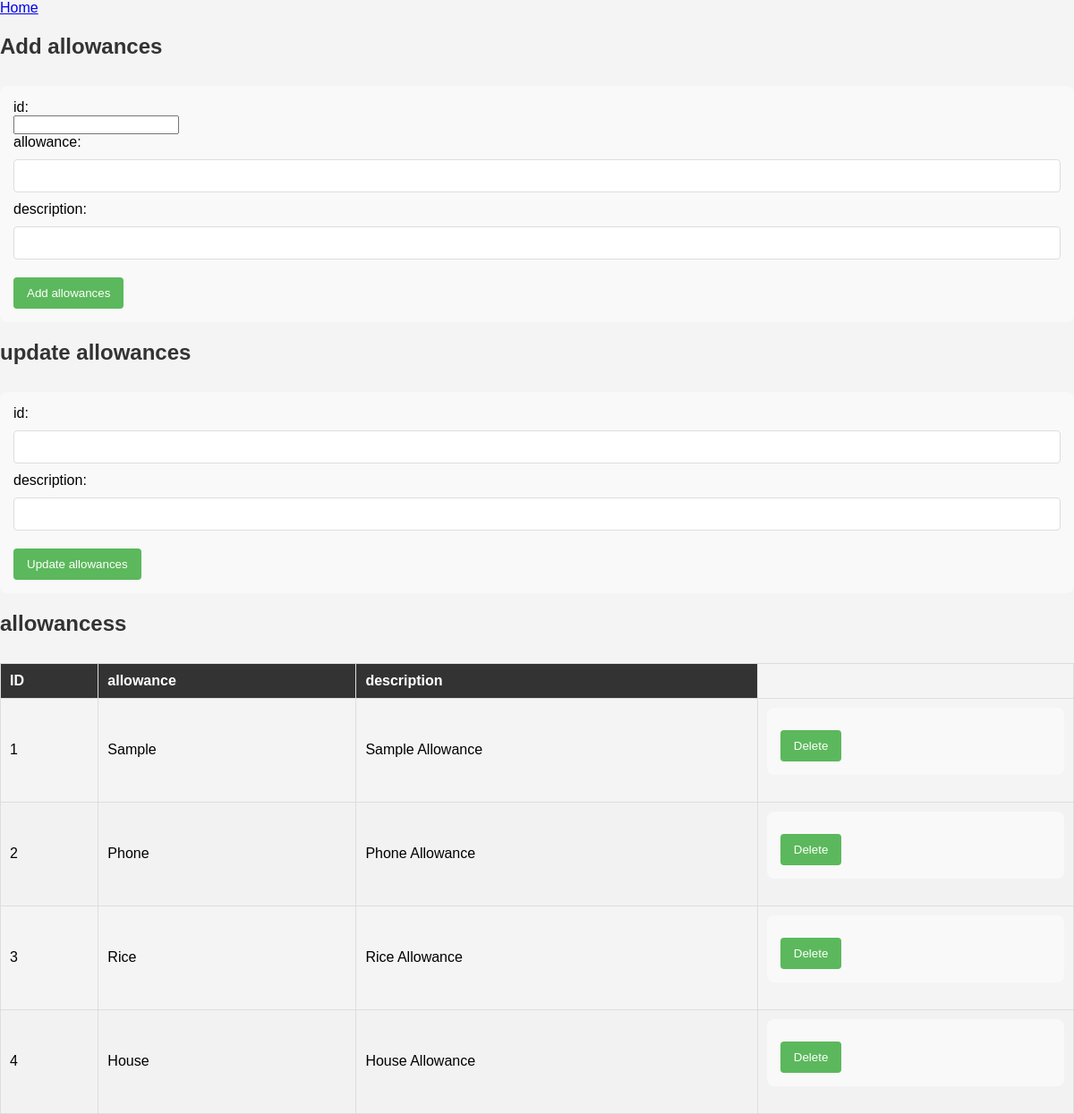
The page /allowance_list.php on the database its author committed.
### tables this page shows
CREATE TABLE `allowances` (
  `id` int(30) NOT NULL,
  `allowance` text NOT NULL,
  `description` text NOT NULL
);

### allowance_list.php (the view, shortened to what this page needs)
<?php include 'db_connect.php' ?>
<nav class="sidebar">
  <a href="index.php">Home</a>
</nav>
<?php
$host = 'localhost';
$dbname = 'payroll';
$username = 'root';
$password = 'pavani19';
try {
    $pdo = new PDO("mysql:host=$host;dbname=$dbname;charset=utf8", $username, $password);
    $pdo->setAttribute(PDO::ATTR_ERRMODE, PDO::ERRMODE_EXCEPTION);
} catch (PDOException $e) {
    echo "Connection failed: " . $e->getMessage();
}
$stmt = $pdo->query("SELECT * FROM allowances");
$allowances = $stmt->fetchAll(PDO::FETCH_ASSOC);
?>
<!DOCTYPE html>
<html lang="en">
<head>
<link rel="stylesheet" href="style_employee.css">
</head>
<body>
    <h2>Add allowances</h2>
    <form method="post">
        id:
        <br><input type="int" name="id">
        <br>
        allowance:<input type="text" name="allowance">
        description:<input type="text" name="description">
        <input type="submit" name="add" value="Add allowances">
    </form>
    <h2>update allowances</h2>
    <form method="post">
    id:<input type="number" name="id">
        description:<input type="text" name="description">
        <input type="submit" name="update" value="Update allowances">
    </form>
    <h2>allowancess</h2>
    <table>
        <thead>
            <tr>
                <th>ID</th>
                <th>allowance</th>
                <th>description</th>
            </tr>
        </thead>
        <tbody>
            <?php foreach ($allowances as $allowances): ?>
            <tr>
                <td><?= htmlspecialchars($allowances['id']) ?></td>
                <td><?= htmlspecialchars($allowances['allowance']) ?></td>
                <td><?= htmlspecialchars($allowances['description']) ?></td>
                <td>
                    <form method="post">
                        <input type="submit" name="delete" value="Delete">
                    </form>
                </td>
            </tr>
            <?php endforeach; ?>
        </tbody>
    </table>
</body>
</html>

### style_employee.css (style rules this page uses)
body { font-family: 'Arial', sans-serif; margin: 0; padding: 0; background-color: #f4f4f4; }
h2 { color: #333; padding-bottom: 10px; }
form { margin-bottom: 20px; background: #f9f9f9; padding: 15px; border-radius: 8px; }
input[type="text"], input[type="number"], input[type="date"], select { width: 100%; padding: 10px; margin: 10px 0; border-radius: 4px; border: 1px solid #ddd; box-sizing: border-box; }
input[type="submit"] { background-color: #5cb85c; color: white; padding: 10px 15px; border: none; border-radius: 4px; cursor: pointer; margin-top: 10px; }
table { width: 100%; border-collapse: collapse; margin-top: 20px; }
table, th, td { border: 1px solid #ddd; text-align: left; }
th, td { padding: 10px; }
th { background-color: #333; color: white; }
tr:nth-child(even) { background-color: #f2f2f2; }

### rows shown on the page
allowances: id "1", allowance "Sample", description "Sample Allowance"
allowances: id "2", allowance "Phone", description "Phone Allowance"
allowances: id "3", allowance "Rice", description "Rice Allowance"
allowances: id "4", allowance "House", description "House Allowance"
